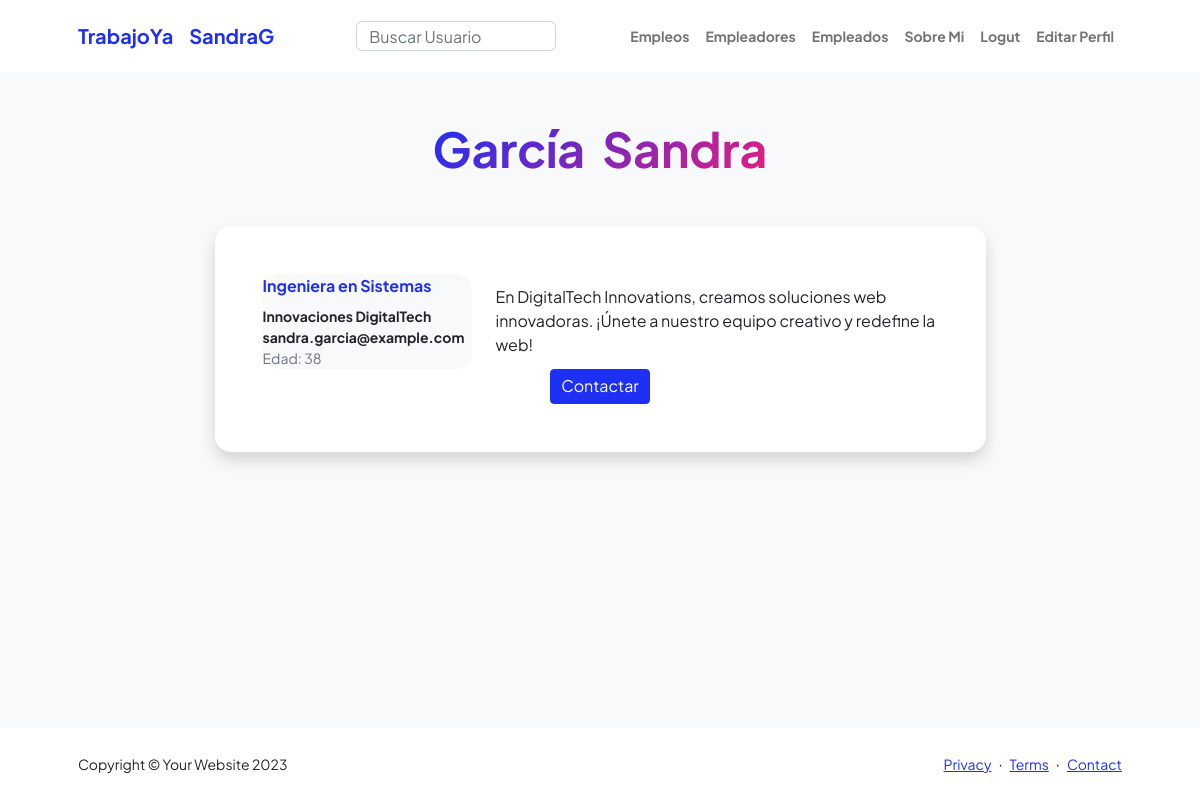
The app's page /empleador/5/ (signed in) with its own data.
### aplicacion/models.py (models this page shows)
class Empleador(models.Model):
    nombre = models.CharField(max_length=50)
    apellido = models.CharField(max_length=50)
    mail = models.EmailField()
    profesion = models.CharField(max_length=50)
    edad = models.IntegerField()
    nombreEmpresa = models.CharField(max_length=50)
    presentacion = models.TextField()
    user = models.ForeignKey(User, on_delete=models.CASCADE)

### aplicacion/views.py (the view)
# urls.py: path('empleador/<int:empleador_id>/', detalle_empleador, name='detalle_empleador'),
def detalle_empleador(request, empleador_id):
    empleador = Empleador.objects.get(pk=empleador_id)
    return render(request, 'aplicacion/detalle_empleador.html', {'empleador': empleador})

### aplicacion/templates/aplicacion/detalle_empleador.html
{% extends 'aplicacion/base.html' %}
{% block titulo %}
    <div class="text-center mb-5">
        <h1 class="display-5 fw-bolder mb-0"><span class="text-gradient d-inline">{{empleador.apellido}} &#160{{empleador.nombre}}</span></h1>
    </div>
{% endblock titulo %}
{% block informacion %}
{% if empleador %}
<div class="card shadow border-0 rounded-4 mb-5">
    <div class="card-body p-5">
        <div class="row align-items-center gx-6">
            <div class="col-lg-4 mb-4 mb-lg-0">
                <div class="bg-light p-6 rounded-4">
                    <div class="text-primary fw-bolder mb-2">{{empleador.profesion}}</div>
                    <div class="small fw-bolder">{{empleador.nombreEmpresa}}</div>
                    <div class="small fw-bolder">{{empleador.mail}}</div>
                    <div class="small text-muted">Edad: {{empleador.edad}}</div>
                </div>
            </div>
            <div class="col-lg-8">
                <div>{{empleador.presentacion}}</div>
            </div>
            <div class="text-center" >
                <a href="{% url 'contactar_usuario' destinatario_id=empleador.user_id %}" class="btn btn-sm btn-primary"style="width: 100px; height:35px;">
                    <div class="text-center fs-6"><p>Contactar</p></div>
                </a>
            </div>
        </div>
    </div>
</div>
{% else %}
    <p>No se ha encontrado a nadie con ese nombre.</p>
{% endif %}
{% endblock informacion %}

### aplicacion/templates/aplicacion/base.html (shortened to what this page needs)
<!DOCTYPE html>
<html lang="en">
    <head>
        {% load static %}
        <link href="https://cdn.jsdelivr.net/npm/bootstrap-icons@1.8.1/font/bootstrap-icons.css" rel="stylesheet" />
        <link href="https://cdn.jsdelivr.net/npm/bootstrap@5.3.1/dist/css/bootstrap.min.css" rel="stylesheet" />
        <link href="{% static 'aplicacion/css/styles.css' %}" rel="stylesheet" />
    </head>
    <body class="d-flex flex-column h-100 bg-light">
        <main class="flex-shrink-0">
            <nav class="navbar navbar-expand-lg navbar-light bg-white py-3">
                <div class="container px-5">
                    <a class="navbar-brand" href="/inicio/" id="enlace-inicio" ><span class="fw-bolder text-primary">TrabajoYa</span></a>
                    {% if user.is_authenticated %}
                        <a class="navbar-brand" href="/perfil/" id="enlace-inicio" ><span class="fw-bolder text-primary">{{user.username}}</span></a>
                    {% endif %}
                    <div class="collapse navbar-collapse" id="navbarSupportedContent">
                        <ul class="navbar-nav ms-auto mb-2 mb-lg-0 small fw-bolder">
                            <form action="{% url 'lista_usuarios' %}" method="GET" class="text-center">
                                <input type="text" name="username" placeholder="Buscar Usuario" class="form-control form-end" style="width: 200px; height:30px;">
                            </form>
                         </ul>
                        <ul class="navbar-nav ms-auto mb-2 mb-lg-0 small fw-bolder">
                           <li class="nav-item"><a class="nav-link" href="/lista_empleos/" id="enlace-empleos">Empleos</a></li>
                           <li class="nav-item"><a class="nav-link" href="/lista_empleadores/" id="enlace-empleadores">Empleadores</a></li>
                            <li class="nav-item"><a class="nav-link" href="/lista_empleados/" id="enlace-empleados">Empleados</a></li>
                            <li class="nav-item"><a class="nav-link" href="/sobreMi/" id="enlace-empleados">Sobre Mi</a></li>
                            {% if user.is_authenticated %}
                                <li class="nav-item"><a class="nav-link" href="/logout/" id="enlace-logout">Logut</a></li>
                                <li class="nav-item"><a class="nav-link" href="/editar_perfil/" id="enlace-editarPerfil">Editar Perfil</a></li>
                            {% else %}
                                <li class="nav-item"><a class="nav-link" href="/login/" id="enlace-login">Login</a></li>
                                <li class="nav-item"><a class="nav-link" href="/registro/" id="enlace-registro">Registro</a></li>
                            {% endif %}
                        </ul>
                    </div>
                </div>
            </nav>
            <div class="container px-5 my-5">
                {% block titulo %}{% endblock titulo %}
                <div class="row gx-5 justify-content-center">
                    <div class="col-lg-11 col-xl-9 col-xxl-8">
                        <section>
                            {% block informacion %}{% endblock informacion %}
                        <div class="pb-5"></div>
                    </div>
                </div>
            </div>
        </main>
        <footer class="bg-white py-4 mt-auto">
            <div class="container px-5">
                <div class="row align-items-center justify-content-between flex-column flex-sm-row">
                    <div class="col-auto"><div class="small m-0">Copyright &copy; Your Website 2023</div></div>
                    <div class="col-auto">
                        <a class="small" href="#!">Privacy</a>
                        <span class="mx-1">&middot;</span>
                        <a class="small" href="#!">Terms</a>
                        <span class="mx-1">&middot;</span>
                        <a class="small" href="#!">Contact</a>
                    </div>
                </div>
            </div>
        </footer>
    </body>
</html>

### records on screen
Empleador: apellido "García", nombre "Sandra", profesion "Ingeniera en Sistemas", nombreEmpresa "Innovaciones DigitalTech", mail "sandra.garcia@example.com", edad "38", presentacion "En DigitalTech Innovations, creamos soluciones web innovadoras. ¡Únete a nuestro equipo creativo y redefine la web!"

### other values on screen
{{ user.username }} "SandraG"
